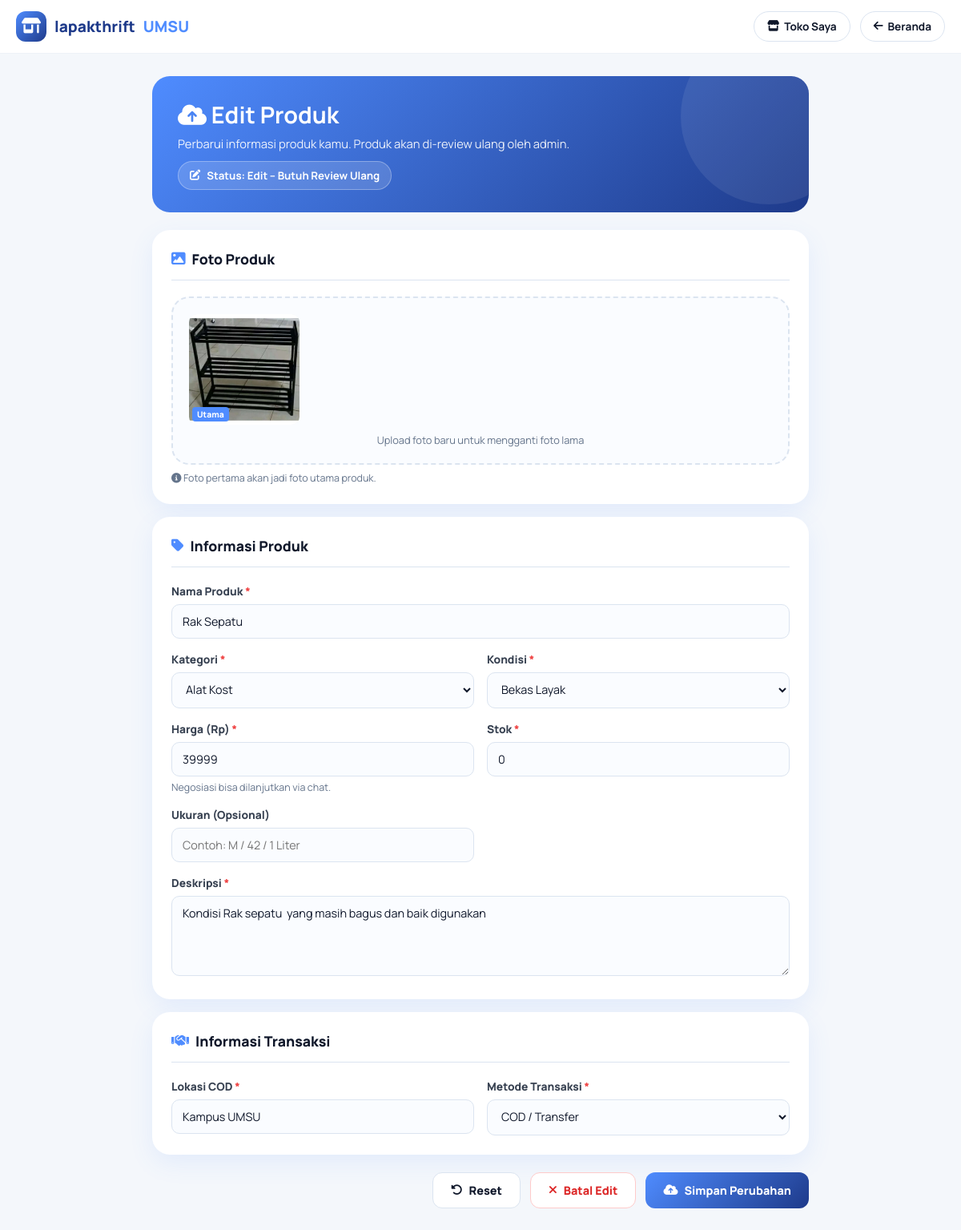
The page /upload.php?edit=1 (signed in) on the database its author committed.
### tables this page shows
CREATE TABLE `produk` (
  `id` int(11) NOT NULL,
  `seller_id` int(11) NOT NULL,
  `kategori_id` int(11) NOT NULL,
  `nama_produk` varchar(200) NOT NULL,
  `deskripsi` text DEFAULT NULL,
  `harga` decimal(12,0) NOT NULL,
  `stok` int(11) DEFAULT 1,
  `kondisi` enum('Bekas Layak','Bekas Baik','Hampir Baru','Baru') DEFAULT 'Bekas Baik',
  `ukuran` varchar(20) DEFAULT NULL,
  `foto_utama` varchar(255) DEFAULT NULL,
  `status` enum('tersedia','terjual','dihapus') DEFAULT 'tersedia',
  `views` int(11) DEFAULT 0,
  `created_at` datetime DEFAULT current_timestamp(),
  `updated_at` datetime DEFAULT current_timestamp() ON UPDATE current_timestamp(),
  `is_approved` tinyint(1) DEFAULT 0,
  `lokasi_cod` varchar(100) DEFAULT NULL,
  `metode_transaksi` varchar(50) DEFAULT NULL,
  `kategori` varchar(50) DEFAULT 'Lainnya'
);

CREATE TABLE `kategori` (
  `id` int(11) NOT NULL,
  `nama` varchar(100) NOT NULL
);

### upload.php (the view, shortened to what this page needs)
<?php
require_once 'koneksi.php';
$user_id  = (int)$_SESSION['user_id'];
$kategoris = $pdo->query("SELECT * FROM kategori ORDER BY nama ASC")->fetchAll(PDO::FETCH_ASSOC);
$editMode   = false;
$editProduk = null;
if (isset($_GET['edit'])) {
    $editId = (int)$_GET['edit'];
    $stmtE  = $pdo->prepare(
        "SELECT p.*, k.nama AS nama_kategori
         FROM produk p
         LEFT JOIN kategori k ON k.id = p.kategori_id
         WHERE p.id = ? AND p.seller_id = ?"
    );
    $stmtE->execute([$editId, $user_id]);
    $editProduk = $stmtE->fetch(PDO::FETCH_ASSOC);
    if ($editProduk) $editMode = true;
}
?>
<!DOCTYPE html>
<html lang="id">
<head>
<link rel="stylesheet" href="https://cdnjs.cloudflare.com/ajax/libs/font-awesome/6.5.0/css/all.min.css"/>
</head>
<body>
<nav>
  <div class="nav-inner">
    <a href="userafterlogin.php" class="logo">
      <div class="icon"><i class="fa-solid fa-shop"></i></div>
      lapakthrift<span>UMSU</span>
    </a>
    <button class="pill" onclick="window.location.href='seller.php'">
      <i class="fa-solid fa-store"></i> Toko Saya
    </button>
    <button class="pill" onclick="window.location.href='userafterlogin.php'">
      <i class="fa-solid fa-arrow-left"></i> Beranda
    </button>
  </div>
</nav>
<div class="wrap">
  <div class="hero-upload">
    <h1><i class="fa-solid fa-cloud-arrow-up"></i> <?= $editMode ? 'Edit Produk' : 'Upload Produk' ?></h1>
    <p><?= $editMode ? 'Perbarui informasi produk kamu. Produk akan di-review ulang oleh admin.' : 'Tambahkan produk preloved kamu. Produk akan ditampilkan setelah disetujui admin.' ?></p>
    <div class="status-pill">
      <i class="fa-solid fa-<?= $editMode ? 'pen-to-square' : 'user-shield' ?>"></i>
      Status: <?= $editMode ? 'Edit – Butuh Review Ulang' : 'Menunggu Persetujuan Admin' ?>
    </div>
  </div>
  <form id="uploadForm" onsubmit="submitForm(event)" enctype="multipart/form-data">
    <div class="card">
      <div class="card-title"><i class="fa-solid fa-image" style="color:var(--primary)"></i> Foto Produk</div>
      <div class="foto-zone" id="fotoZone" onclick="document.getElementById('fotoFileInput').click()"
           ondragover="handleDragover(event)" ondragleave="removeDragover()" ondrop="handleDrop(event)">
        <?php if ($editMode && !empty($editProduk['foto_utama'])): ?>
          <div class="preview-grid" id="previewGrid">
            <div class="preview-item">
              <img src="<?= escH($editProduk['foto_utama']) ?>" alt="Foto saat ini">
              <span class="main-badge">Utama</span>
            </div>
          </div>
          <p style="text-align:center;color:var(--muted);font-size:.8rem;margin-top:10px;">Upload foto baru untuk mengganti foto lama</p>
        <?php endif; ?>
      </div>
      <p class="hint" style="margin-top:8px;"><i class="fa-solid fa-circle-info"></i> Foto pertama akan jadi foto utama produk.</p>
    </div>
    <div class="card">
      <div class="card-title"><i class="fa-solid fa-tag" style="color:var(--primary)"></i> Informasi Produk</div>
      <div class="grid-2">
        <div class="form-group grid-1">
          <label>Nama Produk <span class="req">*</span></label>
          <input type="text" name="nama_produk" placeholder="Contoh: Kemeja Flannel Preloved" required
                 value="<?= $editMode ? escH($editProduk['nama_produk']) : '' ?>">
        </div>
        <div class="form-group">
          <label>Kategori <span class="req">*</span></label>
          <select name="kategori_id" id="kategoriSelect" required>
            <?php foreach ($kategoris as $k): ?>
              <option value="<?= $k['id'] ?>" <?= ($editMode && $editProduk['kategori_id']==$k['id']) ? 'selected' : '' ?>>
                <?= escH($k['nama']) ?>
              </option>
            <?php endforeach; ?>
          </select>
        </div>
        <div class="form-group">
          <label>Kondisi <span class="req">*</span></label>
          <select name="kondisi" required>
            <?php foreach (['Bekas Layak','Bekas Baik','Hampir Baru','Baru'] as $k): ?>
              <option value="<?= $k ?>" <?= ($editMode && $editProduk['kondisi']===$k) ? 'selected' : '' ?>>
                <?= $k ?>
              </option>
            <?php endforeach; ?>
          </select>
        </div>
        <div class="form-group">
          <label>Harga (Rp) <span class="req">*</span></label>
          <input type="number" name="harga" placeholder="75000" min="1" required
                 value="<?= $editMode ? (int)$editProduk['harga'] : '' ?>">
          <div class="hint">Negosiasi bisa dilanjutkan via chat.</div>
        </div>
        <div class="form-group">
          <label>Stok <span class="req">*</span></label>
          <input type="number" name="stok" placeholder="1" min="0" required
                 value="<?= $editMode ? (int)$editProduk['stok'] : '' ?>">
        </div>
        <div class="form-group">
          <label>Ukuran (Opsional)</label>
          <input type="text" name="ukuran" placeholder="Contoh: M / 42 / 1 Liter"
                 value="<?= $editMode ? escH($editProduk['ukuran'] ?? '') : '' ?>">
        </div>
        <div class="form-group grid-1">
          <label>Deskripsi <span class="req">*</span></label>
          <textarea name="deskripsi" placeholder="Ceritakan kondisi barang, kelengkapan, alasan dijual, dll." required><?= $editMode ? escH($editProduk['deskripsi'] ?? '') : '' ?></textarea>
        </div>
      </div>
    </div>
    <div class="card">
      <div class="card-title"><i class="fa-solid fa-handshake" style="color:var(--primary)"></i> Informasi Transaksi</div>
      <div class="grid-2">
        <div class="form-group">
          <label>Lokasi COD <span class="req">*</span></label>
          <input type="text" name="lokasi_cod" placeholder="Contoh: Kampus UMSU / Lapangan" required
                 value="<?= $editMode ? escH($editProduk['lokasi_cod'] ?? '') : '' ?>">
        </div>
        <div class="form-group">
          <label>Metode Transaksi <span class="req">*</span></label>
          <select name="metode_transaksi">
            <?php foreach (['COD'=>'COD (Bayar di Tempat)','Transfer'=>'Transfer Bank','COD/Transfer'=>'COD / Transfer'] as $val => $lbl): ?>
              <option value="<?= $val ?>" <?= ($editMode && ($editProduk['metode_transaksi']??'')===$val) ? 'selected' : '' ?>>
                <?= $lbl ?>
              </option>
            <?php endforeach; ?>
          </select>
        </div>
      </div>
    </div>
    <div class="footer-actions">
      <button type="button" class="btn btn-outline" onclick="resetForm()">
        <i class="fa-solid fa-rotate-left"></i> Reset
      </button>
      <?php if ($editMode): ?>
        <button type="button" class="btn btn-danger" onclick="window.location.href='seller.php'">
          <i class="fa-solid fa-xmark"></i> Batal Edit
        </button>
      <?php endif; ?>
      <button type="submit" class="btn btn-primary" id="submitBtn">
        <i class="fa-solid fa-cloud-arrow-up"></i>
        <?= $editMode ? 'Simpan Perubahan' : 'Upload Produk' ?>
      </button>
    </div>
  </form>
</div>
</body>
</html>
<?php
function escH($s) { return htmlspecialchars($s ?? '', ENT_QUOTES, 'UTF-8'); }
?>

### upload.php (style rules this page uses)
:root { --primary:#4f8cff;--primary-dark:#1e3a8a; --bg:#f4f7fb;--text:#0f172a;--muted:#64748b; --border:#dbe4f0;--shadow:0 10px 30px rgba(79,140,255,.10); --radius:14px;--radius-lg:22px; }
* { margin:0;padding:0;box-sizing:border-box; }
body { font-family:'Manrope',sans-serif;background:var(--bg);color:var(--text); }
a { text-decoration:none;color:inherit; }
nav { position:sticky;top:0;z-index:100;background:rgba(255,255,255,.95);backdrop-filter:blur(14px);border-bottom:1px solid #eef2f7; }
.nav-inner { max-width:1200px;margin:auto;padding:14px 20px;display:flex;align-items:center;gap:12px; }
.logo { display:flex;align-items:center;gap:10px;font-size:1.2rem;font-weight:800;color:var(--primary-dark); }
.logo .icon { width:38px;height:38px;border-radius:12px;background:linear-gradient(135deg,var(--primary),var(--primary-dark));display:flex;align-items:center;justify-content:center;color:white; }
.logo span { color:var(--primary); }
.pill { padding:9px 16px;border-radius:999px;border:1px solid var(--border);background:white;font-weight:700;display:flex;align-items:center;gap:6px;cursor:pointer;transition:.25s;font-family:inherit;font-size:.85rem;color:var(--text); }
.wrap { max-width:860px;margin:28px auto;padding:0 20px; }
.hero-upload { background:linear-gradient(135deg,var(--primary),var(--primary-dark));color:white;border-radius:var(--radius-lg);padding:28px 32px;margin-bottom:22px;position:relative;overflow:hidden; }
.hero-upload::before { content:'';position:absolute;top:-60px;right:-60px;width:220px;height:220px;background:rgba(255,255,255,.08);border-radius:50%; }
.hero-upload h1 { font-size:1.8rem;margin-bottom:6px;position:relative; }
.hero-upload p { opacity:.9;font-size:.92rem;position:relative; }
.status-pill { display:inline-flex;align-items:center;gap:8px;padding:8px 14px;border-radius:999px;border:1px solid rgba(255,255,255,.3);background:rgba(255,255,255,.15);font-weight:700;font-size:.83rem;margin-top:12px; }
.card { background:white;border-radius:var(--radius-lg);padding:24px;box-shadow:var(--shadow);margin-bottom:16px; }
.card-title { font-size:1.1rem;font-weight:800;margin-bottom:20px;display:flex;align-items:center;gap:8px;padding-bottom:14px;border-bottom:1px solid var(--border); }
.grid-2 { display:grid;grid-template-columns:1fr 1fr;gap:16px; }
.grid-1 { grid-column:1/-1; }
.form-group label { display:block;font-weight:800;font-size:.86rem;margin-bottom:7px;color:#374151; }
.req { color:#ef4444; }
.form-group input,.form-group textarea,.form-group select { width:100%;border:1.5px solid var(--border);border-radius:10px;padding:11px 13px; font-family:inherit;font-size:.9rem;outline:none;transition:.2s;background:#fafcff;color:var(--text); }
.form-group textarea { min-height:100px;resize:vertical; }
.hint { color:var(--muted);font-size:.78rem;margin-top:5px; }
.foto-zone { border:2px dashed var(--border);border-radius:var(--radius-lg);padding:20px;background:#fafcff;transition:.25s;cursor:pointer; }
.preview-grid { display:grid;grid-template-columns:repeat(auto-fill,minmax(120px,1fr));gap:10px; }
.preview-item { position:relative;border-radius:10px;overflow:hidden;aspect-ratio:1;background:#f1f5f9; }
.preview-item img { width:100%;height:100%;object-fit:cover; }
.preview-item .main-badge { position:absolute;bottom:4px;left:4px;background:var(--primary);color:white;font-size:.65rem;font-weight:800;padding:2px 6px;border-radius:4px; }
.footer-actions { display:flex;gap:12px;justify-content:flex-end;flex-wrap:wrap;padding-top:6px; }
.btn { border:none;cursor:pointer;border-radius:12px;padding:12px 22px;font-weight:800;font-family:inherit;display:inline-flex;align-items:center;gap:8px;transition:.25s;font-size:.9rem; }
.btn-primary { background:linear-gradient(135deg,var(--primary),var(--primary-dark));color:white; }
.btn-outline { background:white;border:1.5px solid var(--border);color:var(--text); }
.btn-danger { background:white;border:1.5px solid #fecaca;color:#dc2626; }

### rows shown on the page
produk: foto_utama (picture), nama_produk "Rak Sepatu", kategori_id "Alat Kost", kondisi "Bekas Layak", harga "39999", stok "0", deskripsi "Kondisi Rak sepatu yang masih bagus dan baik digunakan", lokasi_cod "Kampus UMSU", metode_transaksi "COD / Transfer"
